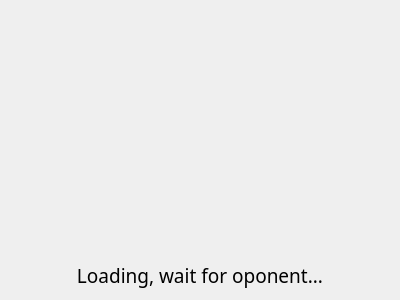
<?xml version="1.0" encoding="UTF-8"?>
<ui version="4.0">
 <class>LoadingWindow</class>
 <widget class="QWidget" name="LoadingWindow">
  <property name="geometry">
   <rect>
    <x>0</x>
    <y>0</y>
    <width>400</width>
    <height>300</height>
   </rect>
  </property>
  <property name="windowTitle">
   <string>Form</string>
  </property>
  <layout class="QVBoxLayout" name="verticalLayout">
   <item>
    <widget class="QGraphicsView" name="graphicsView">
     <property name="styleSheet">
      <string notr="true">background-color: rgba(255, 255, 255, 0);
border: none;</string>
     </property>
    </widget>
   </item>
   <item>
    <widget class="QLabel" name="label">
     <property name="font">
      <font>
       <family>Segoe Script</family>
       <pointsize>14</pointsize>
      </font>
     </property>
     <property name="text">
      <string>Loading, wait for oponent...</string>
     </property>
     <property name="alignment">
      <set>Qt::AlignCenter</set>
     </property>
    </widget>
   </item>
  </layout>
 </widget>
 <resources/>
 <connections/>
</ui>
